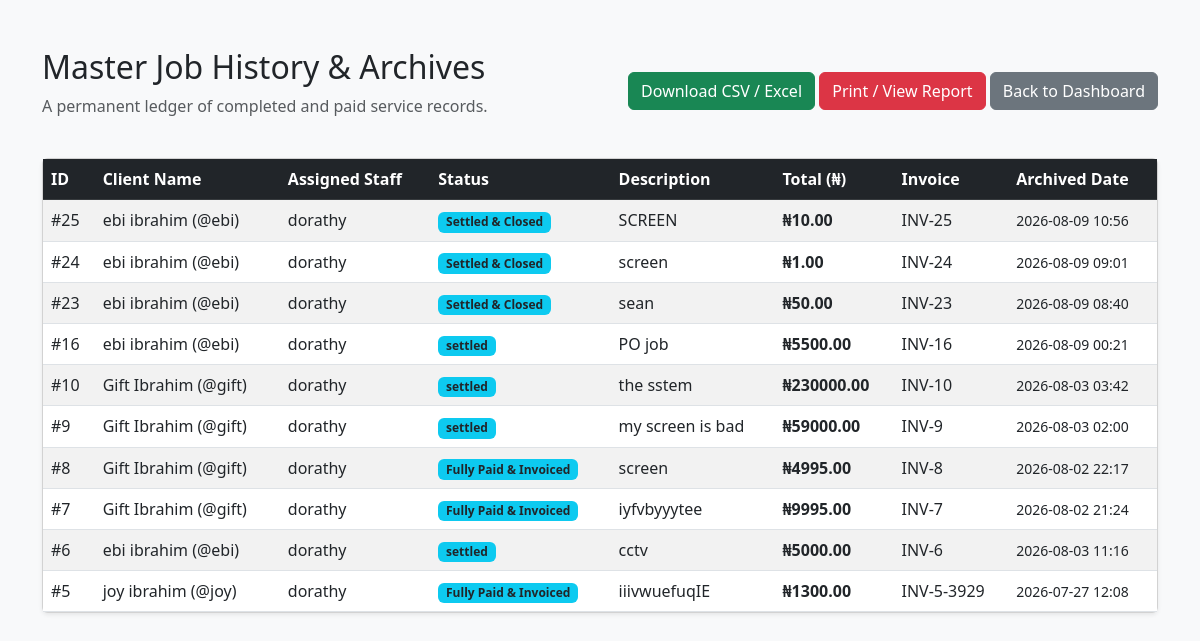
Screenshot of /services/dashboard/archives/jobs/ (signed in) with the database file from the repository.
### services/models.py (models this page shows, shortened)
class ServiceJobArchive(models.Model):
    job_id = models.IntegerField()
    client_name = models.CharField(max_length=150)
    assigned_staff = models.CharField(max_length=150, blank=True, null=True)
    job_description = models.TextField()
    job_flow_status = models.CharField(max_length=100)
    total_amount = models.DecimalField(max_digits=12, decimal_places=2, default=0.00)
    invoice_number = models.CharField(max_length=50, blank=True, null=True)
    has_quotation = models.BooleanField(default=False)
    job_day = models.CharField(max_length=20)
    job_month = models.CharField(max_length=20)
    created_at = models.DateTimeField()
    archived_at = models.DateTimeField(auto_now_add=True)

### services/views.py (the view)
# urls.py: path('dashboard/archives/jobs/', views.service_job_history_view, name='service_job_history'),
@login_required
def service_job_history_view(request):
    request.user.refresh_from_db()
    if not request.user.is_superuser and request.user.role not in ['ceo', 'manager', 'general_manager', 'assistant_manager', 'finance']:
        return redirect('dashboard_router')
    archives = ServiceJobArchive.objects.all().order_by('-created_at')
    return render(request, 'services/dashboards/service_job_history.html', {
        'archives': archives
    })

### services/templates/services/dashboards/service_job_history.html (shortened to what this page needs)
<!DOCTYPE html>
<html lang="en">
<head>
    <link href="https://cdn.jsdelivr.net/npm/bootstrap@5.3.0/dist/css/bootstrap.min.css" rel="stylesheet">
</head>
<body class="bg-light">
    <div class="container my-5">
        <div class="d-flex justify-content-between align-items-center mb-4">
            <div>
                <h2>Master Job History & Archives</h2>
                <p class="text-muted">A permanent ledger of completed and paid service records.</p>
            </div>
            <div>
                <a href="{% url 'export_service_history_excel' %}" class="btn btn-success">Download CSV / Excel</a>
                <a href="{% url 'export_service_history_pdf' %}" target="_blank" class="btn btn-danger">Print / View Report</a>
                <a href="{% url 'dashboard_router' %}" class="btn btn-secondary">Back to Dashboard</a>
            </div>
        </div>
        <div class="card shadow-sm">
            <div class="card-body p-0">
                <div class="table-responsive">
                    <table class="table table-striped table-hover mb-0 align-middle">
                        <thead class="table-dark">
                            <tr>
                                <th>ID</th>
                                <th>Client Name</th>
                                <th>Assigned Staff</th>
                                <th>Status</th>
                                <th>Description</th>
                                <th>Total (₦)</th>
                                <th>Invoice</th>
                                <th>Archived Date</th>
                            </tr>
                        </thead>
                        <tbody>
                            {% for item in archives %}
                            <tr>
                                <td>#{{ item.job_id }}</td>
                                <td>{{ item.client_name }}</td>
                                <td>{{ item.assigned_staff }}</td>
                                <td><span class="badge bg-info text-dark">{{ item.job_flow_status }}</span></td>
                                <td>{{ item.job_description|truncatechars:40 }}</td>
                                <td><strong>₦{{ item.total_amount }}</strong></td>
                                <td>{{ item.invoice_number }}</td>
                                <td><small>{{ item.archived_at|date:"Y-m-d H:i" }}</small></td>
                            </tr>
                            {% empty %}
                            <tr>
                                <td colspan="8" class="text-center py-4 text-muted">No archived job records found yet. Completed jobs will automatically appear here.</td>
                            </tr>
                            {% endfor %}
                        </tbody>
                    </table>
                </div>
            </div>
        </div>
    </div>
</body>
</html>

### rows the page displays
ServiceJobArchive: job_id "25", client_name "ebi ibrahim (@ebi)", assigned_staff "dorathy", job_flow_status "Settled & Closed", job_description "SCREEN", total_amount "10.00", invoice_number "INV-25", archived_at "2026-08-09 10:56"
ServiceJobArchive: job_id "24", client_name "ebi ibrahim (@ebi)", assigned_staff "dorathy", job_flow_status "Settled & Closed", job_description "screen", total_amount "1.00", invoice_number "INV-24", archived_at "2026-08-09 09:01"
ServiceJobArchive: job_id "23", client_name "ebi ibrahim (@ebi)", assigned_staff "dorathy", job_flow_status "Settled & Closed", job_description "sean", total_amount "50.00", invoice_number "INV-23", archived_at "2026-08-09 08:40"
ServiceJobArchive: job_id "16", client_name "ebi ibrahim (@ebi)", assigned_staff "dorathy", job_flow_status "settled", job_description "PO job", total_amount "5500.00", invoice_number "INV-16", archived_at "2026-08-09 00:21"
ServiceJobArchive: job_id "10", client_name "Gift Ibrahim (@gift)", assigned_staff "dorathy", job_flow_status "settled", job_description "the sstem", total_amount "230000.00", invoice_number "INV-10", archived_at "2026-08-03 03:42"
ServiceJobArchive: job_id "9", client_name "Gift Ibrahim (@gift)", assigned_staff "dorathy", job_flow_status "settled", job_description "my screen is bad", total_amount "59000.00", invoice_number "INV-9", archived_at "2026-08-03 02:00"
ServiceJobArchive: job_id "8", client_name "Gift Ibrahim (@gift)", assigned_staff "dorathy", job_flow_status "Fully Paid & Invoiced", job_description "screen", total_amount "4995.00", invoice_number "INV-8", archived_at "2026-08-02 22:17"
ServiceJobArchive: job_id "7", client_name "Gift Ibrahim (@gift)", assigned_staff "dorathy", job_flow_status "Fully Paid & Invoiced", job_description "iyfvbyyytee", total_amount "9995.00", invoice_number "INV-7", archived_at "2026-08-02 21:24"
ServiceJobArchive: job_id "6", client_name "ebi ibrahim (@ebi)", assigned_staff "dorathy", job_flow_status "settled", job_description "cctv", total_amount "5000.00", invoice_number "INV-6", archived_at "2026-08-03 11:16"
ServiceJobArchive: job_id "5", client_name "joy ibrahim (@joy)", assigned_staff "dorathy", job_flow_status "Fully Paid & Invoiced", job_description "iiivwuefuqIE", total_amount "1300.00", invoice_number "INV-5-3929", archived_at "2026-07-27 12:08"
